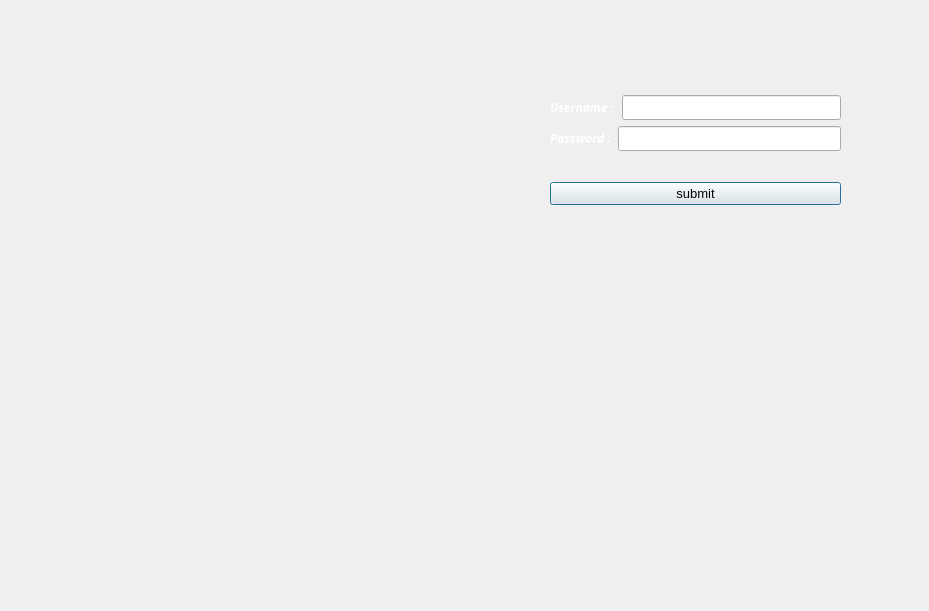
<?xml version="1.0" encoding="UTF-8"?>
<ui version="4.0">
 <class>sighinpage</class>
 <widget class="QDialog" name="sighinpage">
  <property name="geometry">
   <rect>
    <x>0</x>
    <y>0</y>
    <width>929</width>
    <height>611</height>
   </rect>
  </property>
  <property name="font">
   <font>
    <family>Romantic</family>
    <pointsize>9</pointsize>
    <weight>75</weight>
    <bold>true</bold>
   </font>
  </property>
  <property name="windowTitle">
   <string>Dialog</string>
  </property>
  <property name="styleSheet">
   <string notr="true">background-image: url(:/new/prefix1/images/cc (1).jpg);</string>
  </property>
  <widget class="QWidget" name="layoutWidget">
   <property name="geometry">
    <rect>
     <x>550</x>
     <y>70</y>
     <width>291</width>
     <height>161</height>
    </rect>
   </property>
   <layout class="QVBoxLayout" name="verticalLayout_2">
    <item>
     <layout class="QVBoxLayout" name="verticalLayout">
      <item>
       <layout class="QHBoxLayout" name="horizontalLayout">
        <item>
         <widget class="QLabel" name="label">
          <property name="text">
           <string>&lt;html&gt;&lt;head/&gt;&lt;body&gt;&lt;p&gt;&lt;span style=&quot; font-size:9pt; font-weight:600; font-style:italic; color:#ffffff;&quot;&gt;Username :&lt;/span&gt;&lt;/p&gt;&lt;/body&gt;&lt;/html&gt;</string>
          </property>
         </widget>
        </item>
        <item>
         <widget class="QLineEdit" name="lineEdit_username1"/>
        </item>
       </layout>
      </item>
      <item>
       <layout class="QHBoxLayout" name="horizontalLayout_2">
        <item>
         <widget class="QLabel" name="label_2">
          <property name="text">
           <string>&lt;html&gt;&lt;head/&gt;&lt;body&gt;&lt;p&gt;&lt;span style=&quot; font-size:9pt; font-weight:600; font-style:italic; color:#ffffff;&quot;&gt;Password :&lt;/span&gt;&lt;/p&gt;&lt;/body&gt;&lt;/html&gt;</string>
          </property>
         </widget>
        </item>
        <item>
         <widget class="QLineEdit" name="lineEdit_password1"/>
        </item>
       </layout>
      </item>
     </layout>
    </item>
    <item>
     <widget class="QPushButton" name="pushButton">
      <property name="font">
       <font>
        <family>MS Shell Dlg 2</family>
        <pointsize>10</pointsize>
        <weight>10</weight>
        <italic>false</italic>
        <bold>false</bold>
       </font>
      </property>
      <property name="styleSheet">
       <string notr="true">font: 85 10pt &quot;MS Shell Dlg 2&quot;;</string>
      </property>
      <property name="text">
       <string>submit</string>
      </property>
     </widget>
    </item>
   </layout>
  </widget>
 </widget>
 <resources/>
 <connections/>
</ui>
